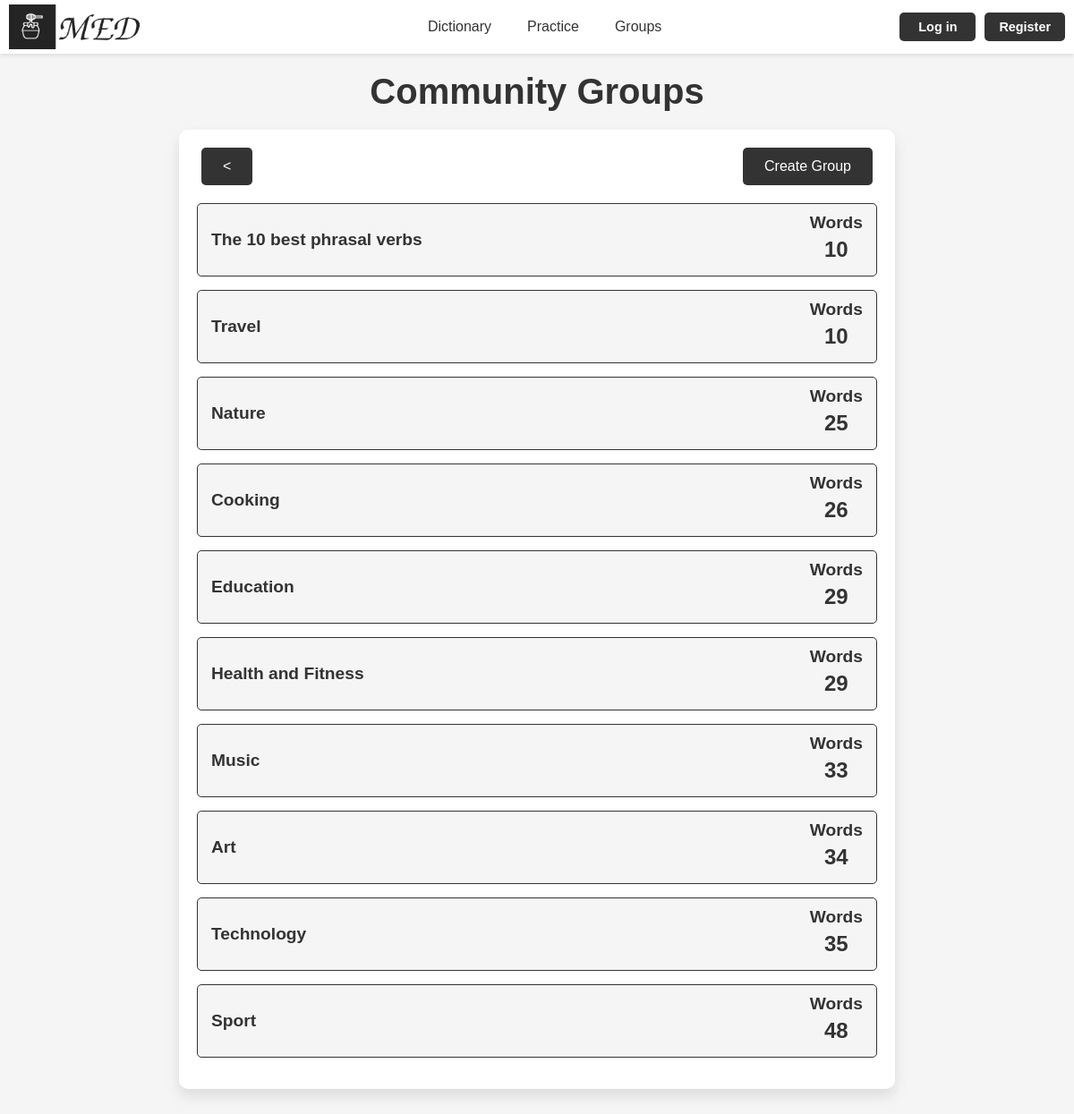
The page /practice/groups/ on the database its author committed.
### med/models.py (models this page shows, shortened)
class CommunityGroup(models.Model):
    group = models.OneToOneField(WordGroup, on_delete=models.CASCADE)
    state = models.CharField(max_length=20, choices=[('pending', 'Pending'), ('added', 'Added')], default='public')
    class Meta:
        ordering = ['group__name']
        indexes = [
            models.Index(fields=['group'])
        ]

class WordGroup(models.Model):
    name = models.CharField(max_length=100)
    words = models.ManyToManyField(Word, blank=True)
    user = models.ForeignKey(User, on_delete=models.CASCADE)
    is_main = models.BooleanField(verbose_name='main', default=False)
    uses_users = models.ManyToManyField(User, blank=True, related_name='uses_of_group')
    class Meta:
        ordering = ['name']
        indexes = [
            models.Index(fields=['name'])
        ]

### med/views.py (the view)
# urls.py: path('practice/groups/', views.parct_groups_view, name='practice_groups'),
def parct_groups_view(request):
    groups = CommunityGroup.objects.filter(state='added').select_related('group')
    for group in groups:
        group.words_count = group.group.words.count()
    groups = sorted(groups, key=lambda x: x.words_count)
    paginator = Paginator(groups, 25)
    page_number = request.GET.get('page')
    paginated_groups = paginator.get_page(page_number)
    page_obj = paginator.get_page(page_number)
    return render(request, 'med/practice_groups.html', {'groups': paginated_groups, 'paginator': paginator, 'page_obj': page_obj})

### med/templates/med/practice_groups.html (shortened to what this page needs)
{% extends "base.html" %}
{% block content %}
<h1>Community Groups</h1>
<div class="reading-container">
    <div class="buttons" style="display: flex; justify-content: space-between; align-items: center; width: 100%; margin-bottom: 20px;">
        <div style="margin-right: auto;">
            <a href="{% url 'practice' %}" class="buttons" style="display: inline-block; text-align: center;">&lt;</a>
        </div>
        <div style="display: flex; gap: 10px;">
            <a href="{% url 'create_group' %}">Create Group</a>
        </div>
    </div>
    {% if groups %}
    <ul class="user-list">
        {% for group in groups %}
        <li class="user-item">
            <a href="{% url 'group_words_practice' group.group.id %}">
            <div class="user-card" style="display: flex; justify-content: space-between; align-items: center; padding: 10px 0;">
                <div class="user-title" style="flex: 1; text-align: left; margin-left: 15px;">
                    <p class="user-name"><strong>{{ group.group.name }}</strong></p>
                </div>
                <div class="user-stats" style="display: flex; gap: 20px; text-align: center; margin-right: 15px;">
                    <div class="stat-item reading-item">
                        <p>Words</p>
                        <p>{{ group.words_count }}</p>
                    </div>
                </div>
            </div>
            </a>
        </li>
        {% endfor %}
        </ul>
    {% else %}
    <p>No gtoups available.</p>
    {% endif %}
</div>
{% endblock %}

### med/static/med/css/styles.css (style rules this page uses)
:root { --background-color: #f5f5f5; --text-color: #333; --header-background: #ffffff; --button-background: #333; --button-text-color: #ffffff; --feature-background: #fff; --word-list-background: #fff; --feature-shadow: 0px 8px 16px rgba(0, 0, 0, 0.1); --feature-text-color: #666; --list-text-color: #666; --tab-background: #f9f9f9; --tab-active-background: #ffffff; --tab-hover-background: #e0e0e0; --tab-border-color: #ccc; }
body { font-family: Arial, sans-serif; background-color: var(--background-color); color: var(--text-color); }
a { text-decoration: none; color: var(--text-color); transition: color 0.3s; }
* { margin: 0; padding: 0; box-sizing: border-box; }
.container h1 { font-size: 2.5em; color: var(--text-color); margin-bottom: 15px; }
.container p { font-size: 1.2em; color: var(--text-color); max-width: 600px; margin: 0 auto 30px; }
.buttons a { text-decoration: none; color: var(--button-text-color); background-color: var(--button-background); padding: 12px 24px; margin: 0 5px; border-radius: 5px; font-size: 1em; transition: background-color 0.3s; }
.stat-item { display: flex; flex-direction: column; justify-content: space-between; text-align: center; height: auto; }
.stat-item p:first-child { font-weight: bold; margin-bottom: 5px; }
.stat-item p:nth-child(2) { font-size: 1.5em; font-weight: bold; margin-bottom: 5px; }
.user-list { list-style: none; padding: 0; }
.user-item { margin-bottom: 15px; }
.user-card { display: flex; align-items: center; gap: 15px; padding: 10px 15px; border: 1px solid var(--button-background); border-radius: 5px; background-color: var(--background-color); transition: transform 0.3s, box-shadow 0.3s; }
.user-name { font-size: 1.2em; color: var(--text-color); }
.user-card p { margin: 0px; }
.reading-container { max-width: 800px; margin: 20px auto; background-color: var(--feature-background); padding: 20px; border-radius: 10px; box-shadow: var(--feature-shadow); color: var(--text-color); }

### rows shown on the page
CommunityGroup: group.name "The 10 best phrasal verbs", words_count "10"
CommunityGroup: group.name "Travel", words_count "10"
CommunityGroup: group.name "Nature", words_count "25"
CommunityGroup: group.name "Cooking", words_count "26"
CommunityGroup: group.name "Education", words_count "29"
CommunityGroup: group.name "Health and Fitness", words_count "29"
CommunityGroup: group.name "Music", words_count "33"
CommunityGroup: group.name "Art", words_count "34"
CommunityGroup: group.name "Technology", words_count "35"
CommunityGroup: group.name "Sport", words_count "48"
